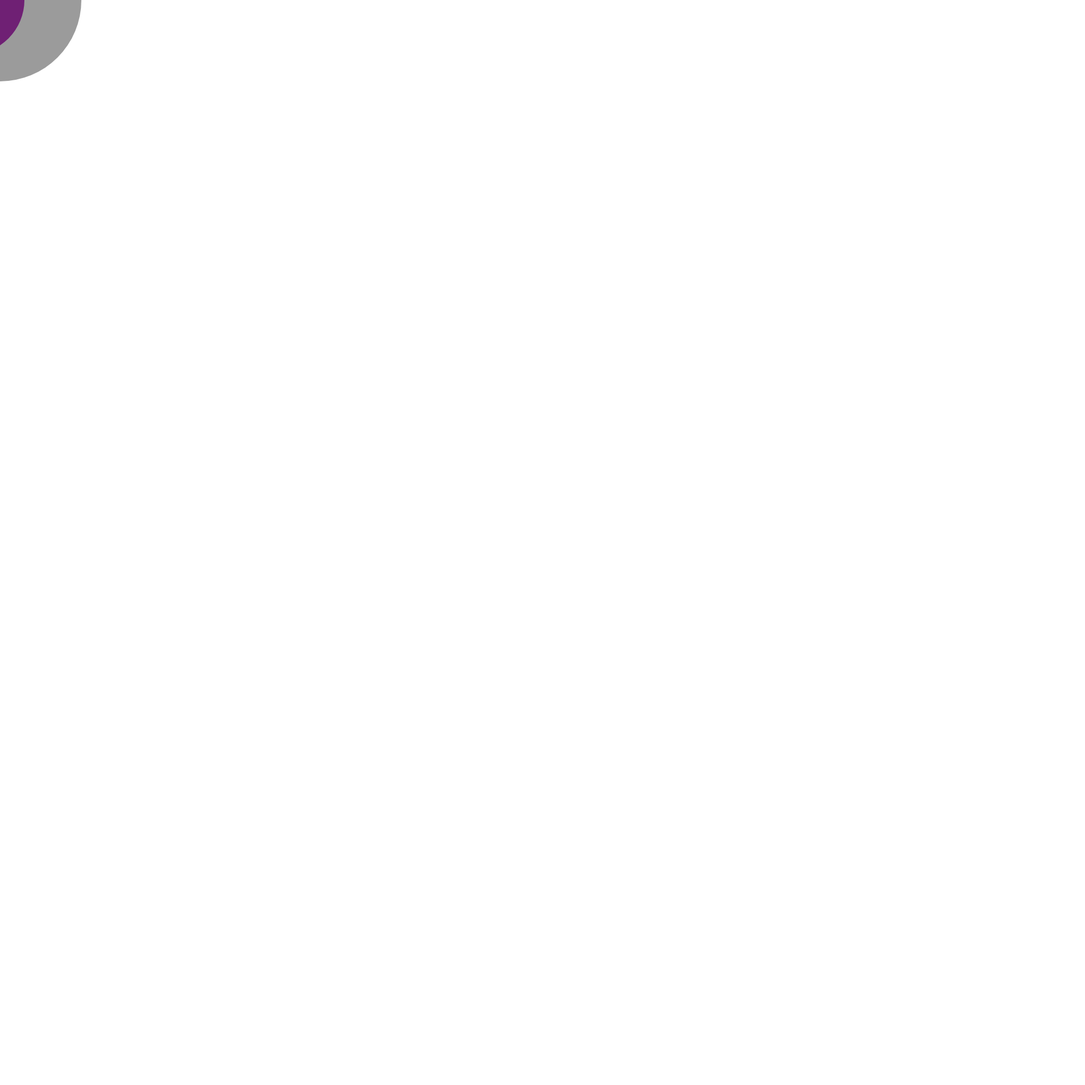
Frame 1 (no input)
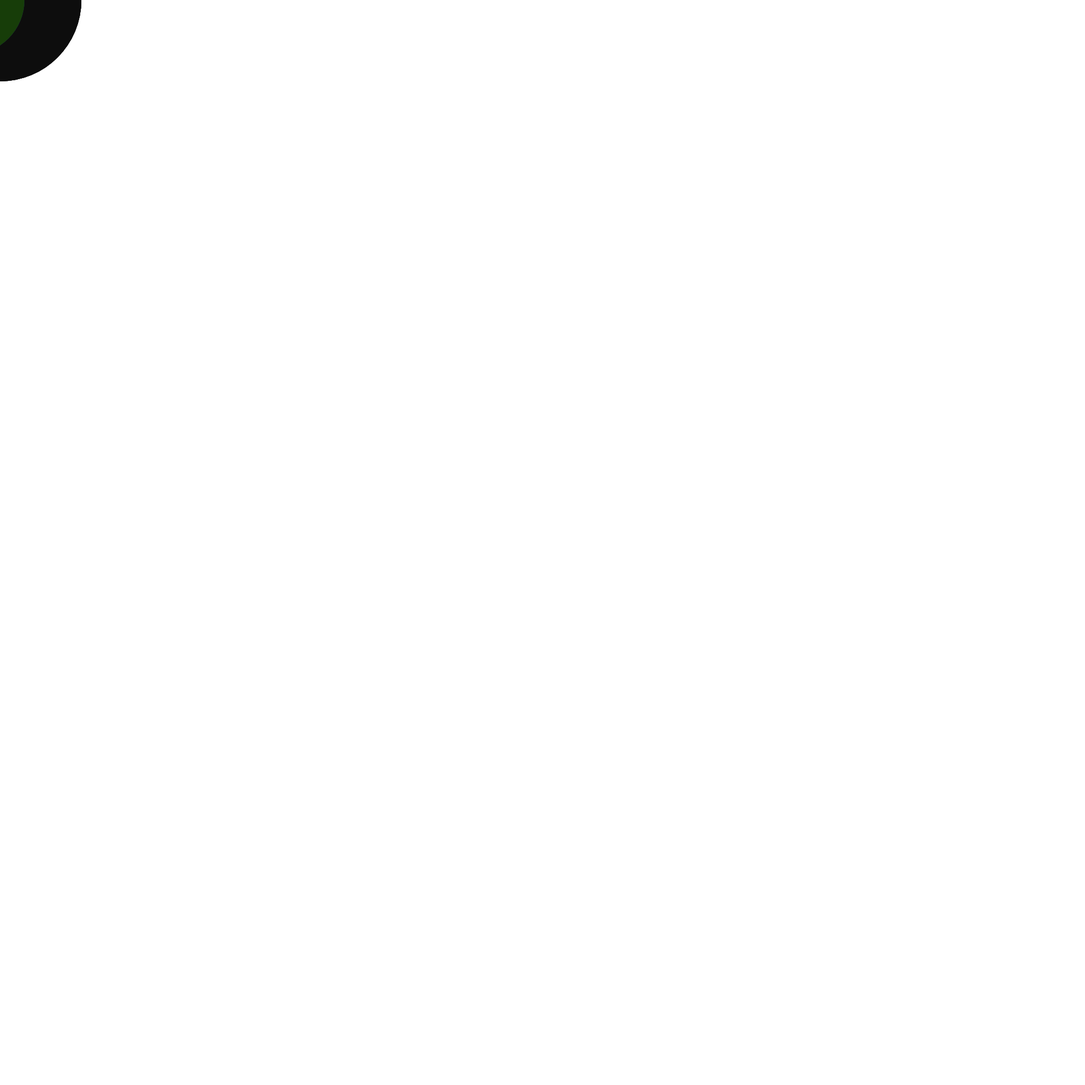
Frame 60 (no input)
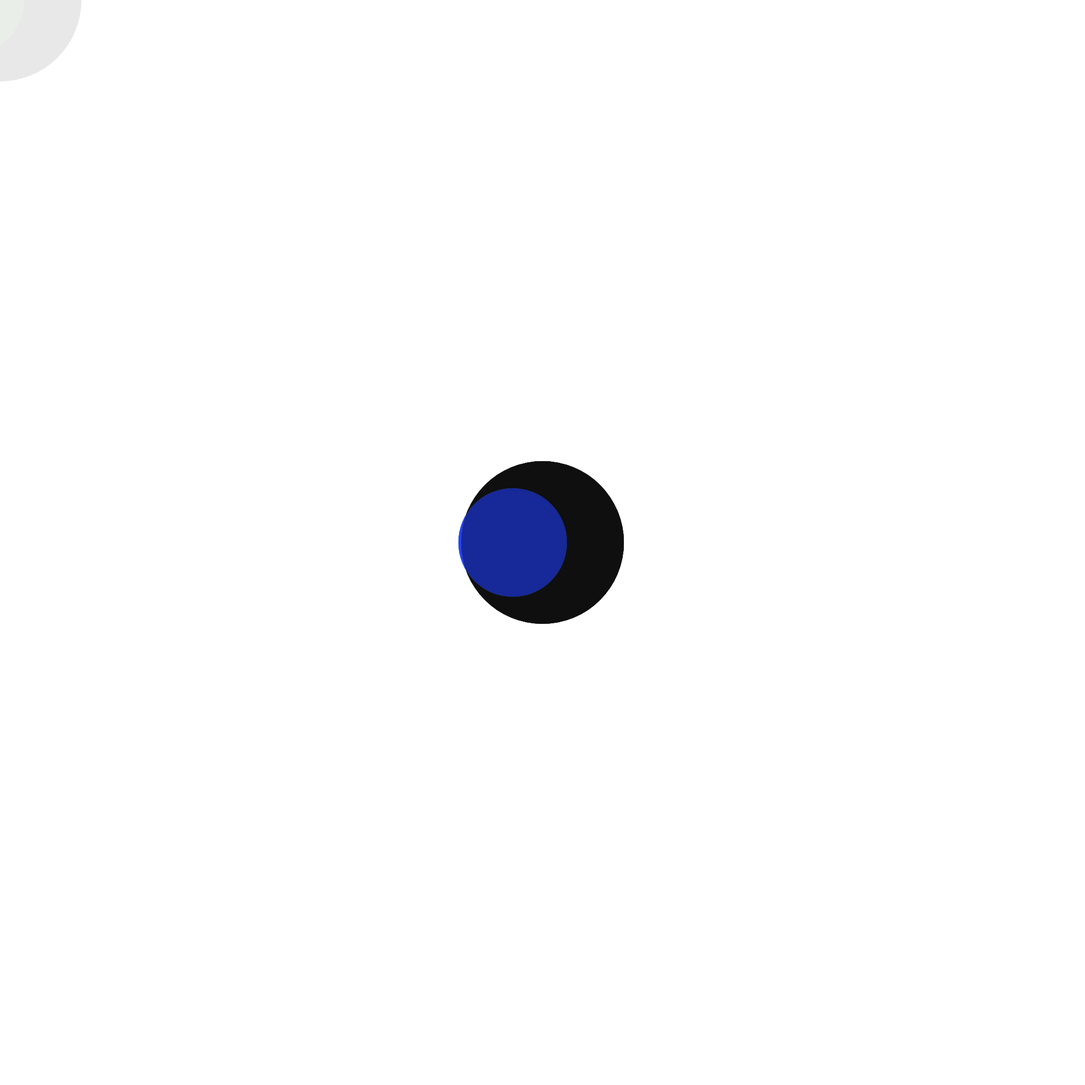
Frame 120 (the mouse pressed at the canvas centre since frame 60)

The p5.js sketch that drew these frames (run headless with seeded random() and noise() and a simulated clock; from frame 60 on, the mouse is pressed at the canvas centre):

// p5.js sketch
// ── sketch.js
function setup() {
	createCanvas(2000, 2000);
	frameRate(100)
}

function draw() {
	fill(255,10);
	noStroke()
	rect(0,0,2000,2000);
	
	let A = random(0,255);
	let B = random(0,255);
	let C = random(0,255);
	fill(255);
	fill(A, B, C);
	ellipse(mouseX -55,mouseY,200);
	ellipse(mouseX -55,mouseY,100);
	fill(0,100);
	ellipse(mouseX,mouseY,300);
	
}
